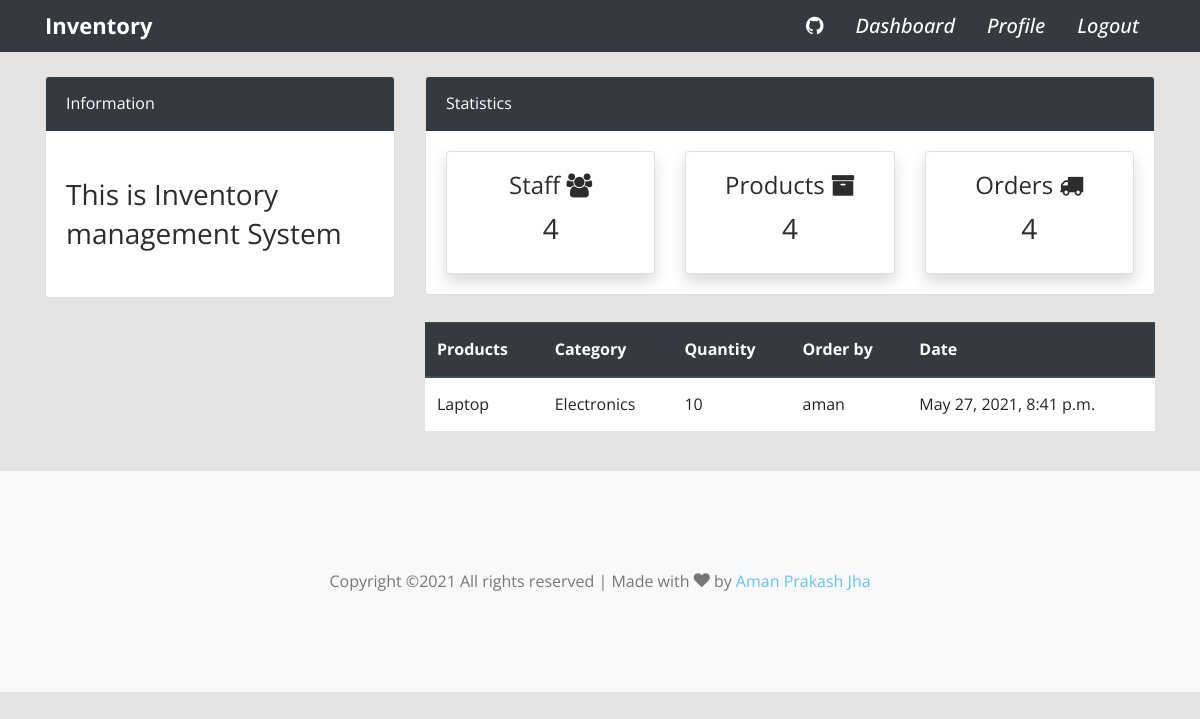
The app's page /order/ (signed in) with its own data.
### dashboard/models.py (models this page shows, shortened)
class Order(models.Model):
    product = models.ForeignKey(Product, on_delete=models.CASCADE)
    staff = models.ForeignKey(User,models.CASCADE,null=True)
    date = models.DateTimeField(auto_now_add=True)
    oquantity = models.PositiveIntegerField(null=True)
    class Meta:
        verbose_name_plural = 'Order'

class Product(models.Model):
    name = models.CharField(max_length=100,null=True)
    category = models.CharField(max_length=100, choices=cat_choices,null=True)
    quantity = models.PositiveIntegerField(null=True)
    class Meta:
        verbose_name_plural = 'Product'
        ordering = ['category']

### dashboard/views.py (the view)
# urls.py: path('order/',views.order,name="order"),
@login_required(login_url='login')
def order(request):
    order = Order.objects.all()
    context = {
        'order':order,
    }
    return render(request,"dashboard/order.html",context)

### templates/dashboard/order.html (shortened to what this page needs)
{% extends 'main.html' %}
{% block content %}
{% include "snippets/top.html" %}
<div class="container">
    <div class="row my-4">
        <div class="col-md-4"></div>
        <div class="col-md-8">
            <table class="table bg-white table-responsive-sm">
                <thead class="thead-dark">
                  <tr>
                    <th scope="col">Products</th>
                    <th scope="col">Category</th>
                    <th scope="col">Quantity</th>
                    <th scope="col">Order by</th>
                    <th scope="col">Date</th>
                  </tr>
                </thead>
                <tbody>
                  {% for o in order %}
                  <tr>
                    <td>{{o.product.name}}</td>
                    <td>{{o.product.category}}</td>
                    <td>{{o.oquantity}}</td>
                    <td>{{o.staff.username}}</td>
                    <td>{{o.date}}</td>
                  </tr>
                  {% endfor %}
                </tbody>
              </table>
        </div>
    </div>
</div>
{% endblock %}

### templates/main.html (style rules this page uses)
body { background-color: rgb(230, 227,227); }

### records on screen
Order: product.name "Laptop", product.category "Electronics", oquantity "10", staff.username "aman", date "May 27, 2021, 8:41 p.m."
